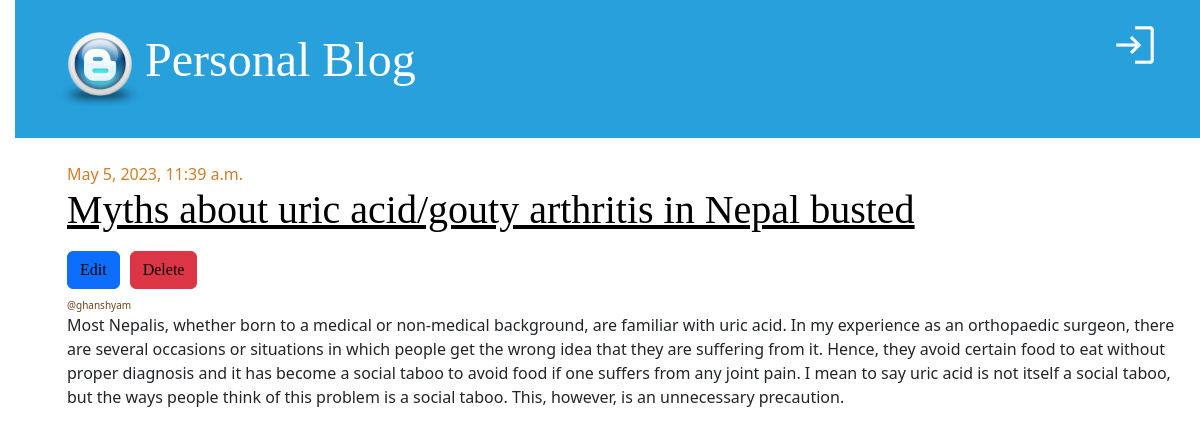
The app's page /post-detail/8/ with its own data.
### blog_app/models.py (models this page shows, shortened)
class Post(models.Model):
    title=models.CharField(max_length=256)
    content=models.TextField()
    author=models.ForeignKey("auth.User",on_delete=models.CASCADE)
    created_at=models.DateTimeField(auto_now_add=True)
    updated_at=models.DateTimeField(auto_now=True)
    published_at=models.DateTimeField(null=True,blank=True)

### blog_app/views.py (the view)
# urls.py: path("post-detail/<int:pk>/",views.post_detail,name="post-detail"),
def post_detail(request,pk):
    post=Post.objects.get(pk=pk,published_at__isnull=False)
    return render(request,"post_detail.html",{"post":post},
    )

### templates/post_detail.html
{% extends "base.html" %}
{% block content %}
<div class="row">
    <div class="col mt-4">
        <div class="post">
            <div class="date">{{post.published_at}}</div>
            <h1>
                <a href="#">{{post.title}}</a>
                <div class="mt-2">
                    <a href="#" class="btn btn-primary">Edit</a>
                    <a href="{% url 'post-delete' post.pk %}" class="btn btn-danger">Delete</a>
                </div>
            </h1>
            <div class="date author">@{{post.author.username}}</div>
            <p>{{post.content}}</p>
        </div>
    </div>
</div>
{% endblock content %}

### static/css/blog.css (style rules this page uses)
body { padding-left: 15px; }
h1 a { color: #27a0dc; font-family: "Lobster"; }
h1, h2, h3, h4 { font-family: "Lobster", cursive; }
.date { color: #ce7e29; }
.post { margin-bottom: 30px; }
.post h1 a, .post h1 a:visited { color: #000000; }
.author { font-size: 10px; color: #6b441a; }

### records on screen
Post: published_at "May 5, 2023, 11:39 a.m.", title "Myths about uric acid/gouty arthritis in Nepal busted", author.username "ghanshyam", content "Most Nepalis, whether born to a medical or non-medical background, are familiar with uric acid. In my experience as an orthopaedic surgeon, there are several occasions or situations in which people get the wrong idea that they are suffering from it. Hence, they avoid certain food to eat without proper diagnosis and it has become a social taboo to avoid food if one suffers from any joint pain. I mean to say uric acid is not itself a social taboo, but the ways people think of this problem is a social taboo. This, however, is an unnecessary precaution."
